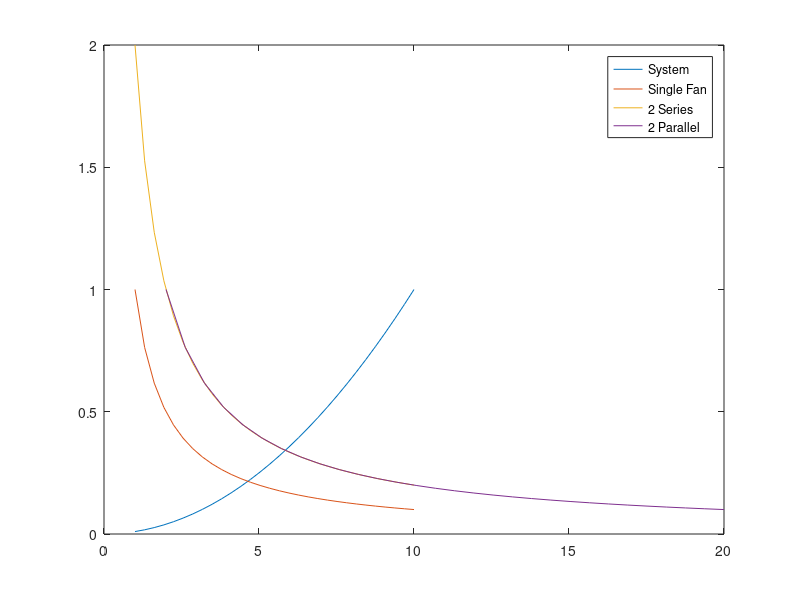

The MATLAB source for this figure:
speed = linspace(1,10,30);
pressure = 1./speed;

fan.speed = speed;
fan.pressure = pressure;

series.speed = speed;
series.pressure = 2*pressure;

parallel.speed = 2*speed;
parallel.pressure = pressure;

figure
plot(speed,.01*speed.^2,'DisplayName','System')
hold on
plot(fan.speed,fan.pressure,'DisplayName','Single Fan')
plot(series.speed,series.pressure,'DisplayName','2 Series')
plot(parallel.speed,parallel.pressure,'DisplayName','2 Parallel')
legend

rho = 1.22;
coeff = 1/2*rho*3/(60*.14)^4;